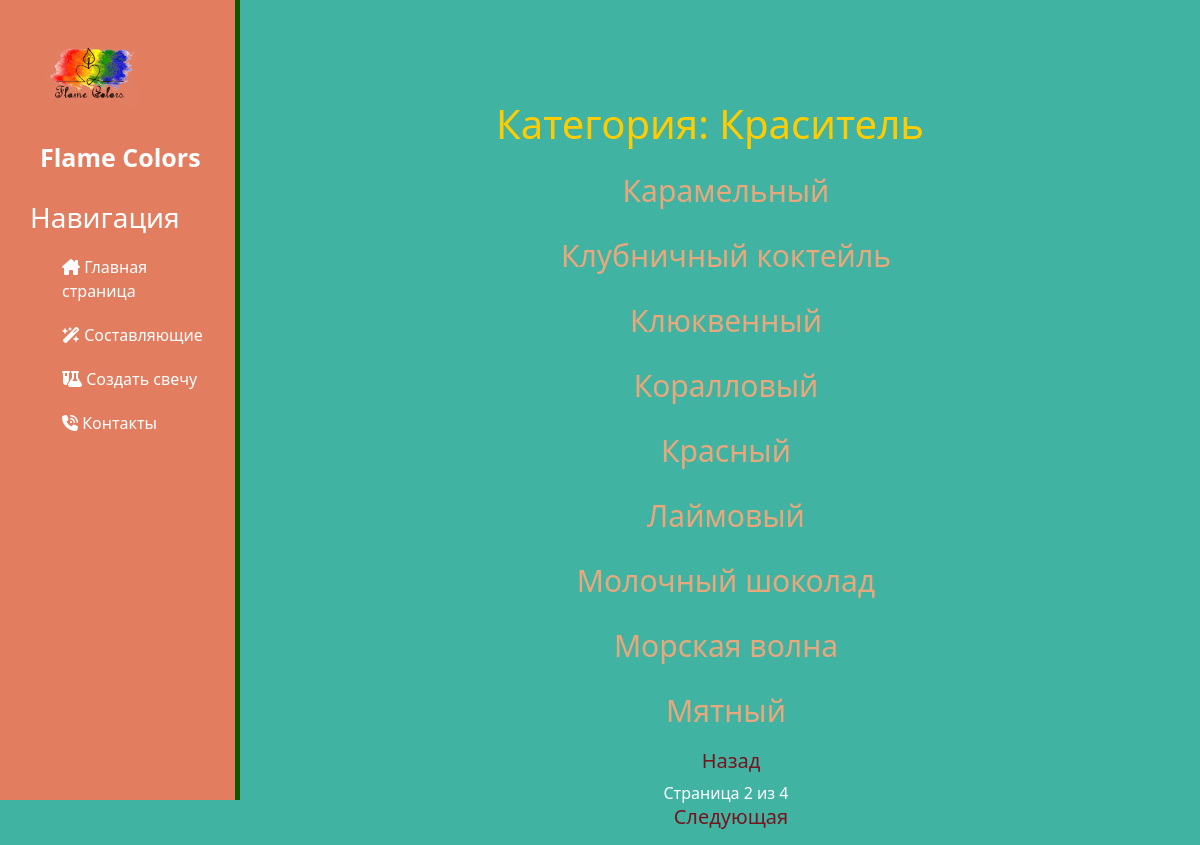
Screenshot of /krasitel/?page=2 with the database file from the repository.
### Svecha/models.py (models this page shows, shortened)
class Ingredients(models.Model):
    name = models.CharField(max_length=150, db_index=True, verbose_name='Ингредиент')
    slug = models.SlugField(max_length=150, unique=True)
    class Meta:
        ordering = ('name',)
        verbose_name = 'Ингредиент'
        verbose_name_plural = 'Ингредиенты'
    def __str__(self):
        return self.name

class Product(models.Model):
    ingredients = models.ForeignKey(Ingredients, related_name='ingredients', on_delete=models.CASCADE, verbose_name='Ингредиент')
    name = models.CharField(max_length=200, db_index=True, verbose_name='Наименование')
    slug = models.SlugField(max_length=200, db_index=True)
    image = models.ImageField(upload_to='products/%Y/%m/%d', blank=True, verbose_name='Фото')
    description = models.TextField(blank=True, verbose_name='Описание')
    primechanie = models.TextField(blank=True, verbose_name='Примечание')
    updated = models.DateTimeField(auto_now=True)
    class Meta:
        ordering = ('name',)
        index_together = (('id', 'slug'),)
        verbose_name = 'Составляющее'
        verbose_name_plural = 'Составляющие'

### Svecha/views.py (the view)
# urls.py: path('<slug:category_slug>/', views.Ingredient_list, name='Ingredient_list'),
def Ingredient_list(request, category_slug=None):
    category = None
    ingredients = Ingredients.objects.all()
    products = Product.objects.all()
    if category_slug:
        category = get_object_or_404(Ingredients, slug=category_slug)
        products = products.filter(ingredients=category)
    paginator = Paginator(products, 9)
    page = request.GET.get('page')
    try:
        page_obj = paginator.get_page(page)
    except PageNotAnInteger:
        page_obj = paginator.page(1)
    except EmptyPage:
        page_obj = paginator.page(paginator.num_pages)
    context = {"page_obj": page_obj, 'category': category, 'ingredients': ingredients, 'products': products, }
    return render(request, 'ingredients/Ingredient_list.html', context,)

### Svecha/templates/ingredients/Ingredient_list.html (shortened to what this page needs)
{% extends "base_generic.html" %}
{% block content %}
<div class="features">
    <h2 >  Категория: {{ category}} </h2>
    <ul>
        {% for product in page_obj %}
        <a href="{% url 'Svecha:ingredients_detail' product.id product.slug  %}"><li>{{ product.name}} </li> </a>
        {% endfor %}
    </ul>
    <ul>
        {% if page_obj.has_previous %}
            <a href="?page={{ page_obj.previous_page_number }}"><h4 >Назад</h4></a>
        {% endif %}
            Страница {{ page_obj.number }} из {{ page_obj.paginator.num_pages }}
        {% if page_obj.has_next %}
            <a href="?page={{ page_obj.next_page_number }}"><h4 >Следующая</h4> </a>
        {% endif %}
    </ul>
</div>
{% endblock %}

### Svecha/static/css/styles.css (style rules this page uses)
body { background : #41B3A3; }
a { text-decoration: none; }
main .features { float: left; color: #fff; margin-top: 100px; margin-left: 20px; text-align: center; width: 75%; }
main .features h2 { font-size: 40px; color: #FFCC00; }
main .features h4 { color: #75151e; display: block; margin-left: 10px; transition: transform .6s ease; text-decoration: none; font-size: 20px; }
main .features li { color: #E8A87C; display: block; margin-top: 20px; transition: transform .6s ease; text-decoration: none; font-size: 30px; }

### rows the page displays
Ingredients: name "Краситель"
Product: name "Карамельный"
Product: name "Клубничный коктейль"
Product: name "Клюквенный"
Product: name "Коралловый"
Product: name "Красный"
Product: name "Лаймовый"
Product: name "Молочный шоколад"
Product: name "Морская волна"
Product: name "Мятный"

### other values shown
{{ page_obj.number }} "2"
{{ page_obj.paginator.num_pages }} "4"
